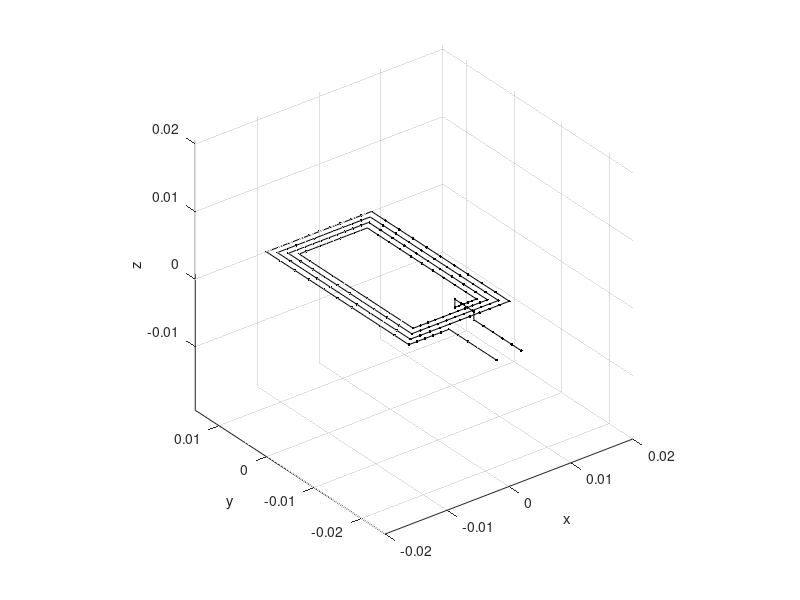

MATLAB code for this plot:
clear
close all
clc
restoredefaultpath
%%
Lumped=[];Lumped.node_start=[];Lumped.node_end=[];Lumped.R=[];Lumped.L=[];Lumped.Cinv=[];Lumped.value=[];
Current_Source=[];Current_Source.node=[];Current_Source.value=[];
%% BEGIN USER SETTINGS
% generate below variable NN (3,nNodes) which contains the coordinate of the stick mesh
load data_NFC.mat NN
% generate below variable GG (2,nSticks) which is the edges-nodes incidence matrix
load data_NFC.mat G
% generate Lumped element (R, L, C, or voltage source elements)
% Lumped(1).node_start=-1; % node1 of the lumped branch (if positive it is a mesh node, if negative is an appended node)
% Lumped(1).node_end=1;  % node2 of the lumped branch (if positive it is a mesh node, if negative is an appended node)
% Lumped(1).R=0; % lumped resitance of the lumped branch
% Lumped(1).L=0; % lumped inductance of the lumped branch
% Lumped(1).Cinv=0; % lumped "inverse of  the capacitance" of the lumped branch
% Lumped(1).value=1; % voltage source value 
% Lumped(2).node_start=-1;
% Lumped(2).node_end=nsp+1;
% Lumped(2).R=0;
% Lumped(2).L=0;
% Lumped(2).Cinv=0;
% generate injected currents
Current_Source(1).node=1; % node where the current is injected 
Current_Source(1).value=1; % value of the injected current
Current_Source(2).node=176;
Current_Source(2).value=-1;
% END USER SETTINGS
%%
nNodes=size(NN,2);
nSticks=size(G,2);
%%
figure(1)
plot3(0,0,0,'r')
hold on
plot3(0,0,0,'g')
plot3(0,0,0,'b')
axis equal
grid on
view(3)
xlabel('x')
ylabel('y')
zlabel('z')
plot3([NN(1,G(1,:));NN(1,G(2,:))],[NN(2,G(1,:));NN(2,G(2,:))],[NN(3,G(1,:));NN(3,G(2,:))],'.-','color','k')
%% 
save data.mat G NN Lumped Current_Source



